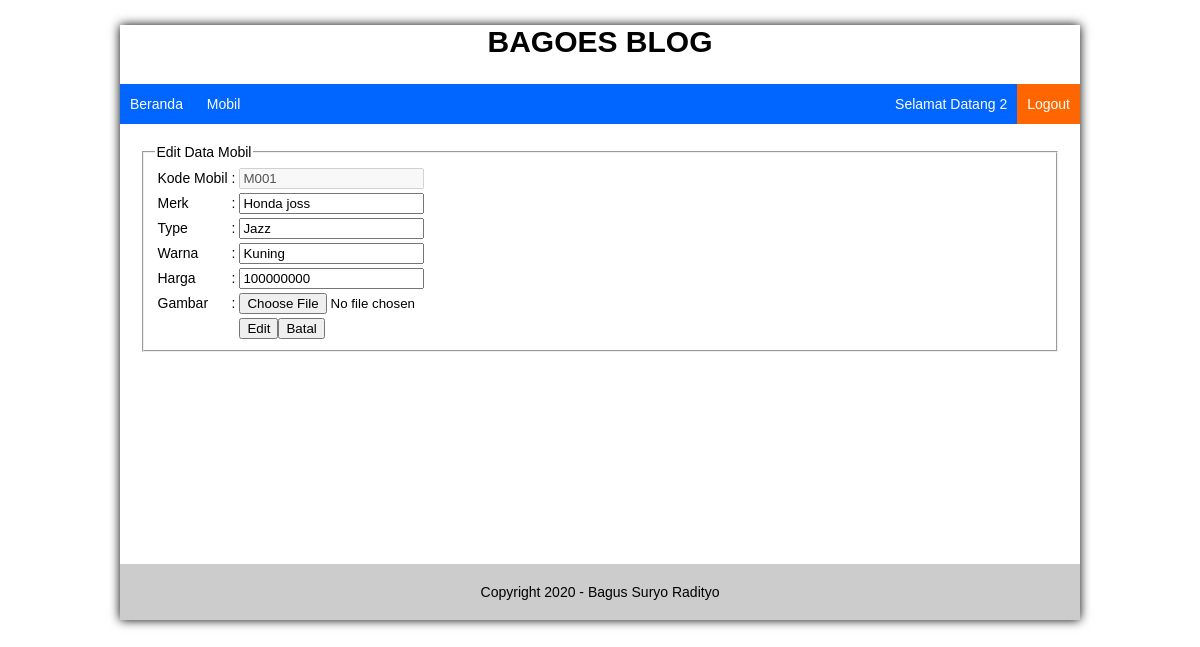
Page /index.php?page=mobil&action=edit&kdmobil=M001 (signed in) on the committed database.
### tables this page shows
CREATE TABLE `tb_mobil` (
  `kode_mobil` varchar(20) NOT NULL,
  `merk` varchar(30) NOT NULL,
  `type` varchar(30) NOT NULL,
  `warna` varchar(30) NOT NULL,
  `harga` varchar(30) NOT NULL,
  `gambar` varchar(50) NOT NULL
);

### inc/edit_mobil.php (the view, shortened to what this page needs)
<fieldset>
	<legend>Edit Data Mobil</legend>
	<?php
	$kdmobil = @$_GET['kdmobil'];
	$sql = mysql_query("select * from tb_mobil where kode_mobil = '$kdmobil' ") or die (mysql_error());
	$data = mysql_fetch_array($sql);
	?>
	<form action="" method="post" enctype="multipart/form-data">
		<table>
			<tr>
				<td>Kode Mobil</td>
				<td>:</td>
				<td><input type="text" name="kode_mobil" value="<?php echo $data['kode_mobil']; ?>" disabled="disabled"/></td>
			</tr>
			<tr>
				<td>Merk</td>
				<td>:</td>
				<td><input type="text" name="merk" value="<?php echo $data['merk']; ?>" /></td>
			</tr>
			<tr>
				<td>Type</td>
				<td>:</td>
				<td><input type="text" name="type" value="<?php echo $data['type']; ?>" /></td>
			</tr>
			<tr>
				<td>Warna</td>
				<td>:</td>
				<td><input type="text" name="warna" value="<?php echo $data['warna']; ?>" /></td>
			</tr>
			<tr>
				<td>Harga</td>
				<td>:</td>
				<td><input type="text" name="harga" value="<?php echo $data['harga']; ?>"/></td>
			</tr>
			<tr>
				<td>Gambar</td>
				<td>:</td>
				<td><input type="file" name="gambar" /></td>
			</tr>
			<tr>
				<td></td>
				<td></td>
				<td><input type="submit" name="edit" value="Edit" /><input type="reset" value="Batal" /></td>
			</tr>
		</table>
	</form>
</fieldset>

### index.php (style rules this page uses)
body { font-family: arial; font-size: 14px; }

### rows in the picture
tb_mobil: kode_mobil "M001", merk "Honda joss", type "Jazz", warna "Kuning", harga "100000000"

### other values in the picture
$user_terlogin "2"
